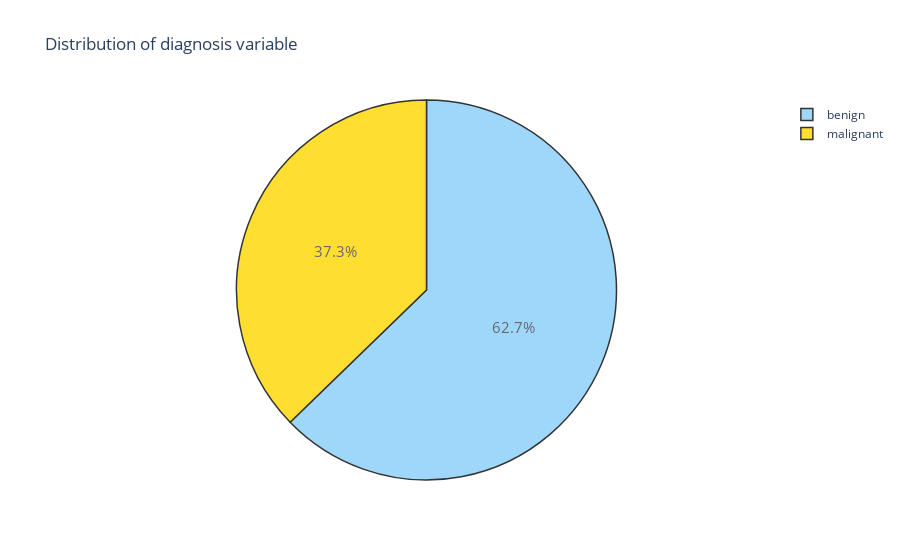

The cell this chart's notebook holds for it:
### Code cell
trace = go.Pie(labels = ['benign','malignant'], values = df['diagnosis'].value_counts(), 
               textfont=dict(size=15), opacity = 0.6,
               marker=dict(colors=['lightskyblue', 'gold'], 
                           line=dict(color='#000000', width=1.5)))


layout = dict(title =  'Distribution of diagnosis variable')
           
fig = dict(data = [trace], layout=layout)
py.iplot(fig)

### Figure 1 — Plotly figure (JSON) as saved in the notebook; plotly's stock layout.template omitted (floating-point values rounded to 4 significant figures)
{"data": [{"labels": ["benign", "malignant"], "marker": {"colors": ["lightskyblue", "gold"], "line": {"color": "#000000", "width": 1.5}}, "opacity": 0.8, "textfont": {"size": 15}, "type": "pie", "values": [357, 212]}], "layout": {"title": {"text": "Distribution of diagnosis variable"}}}
